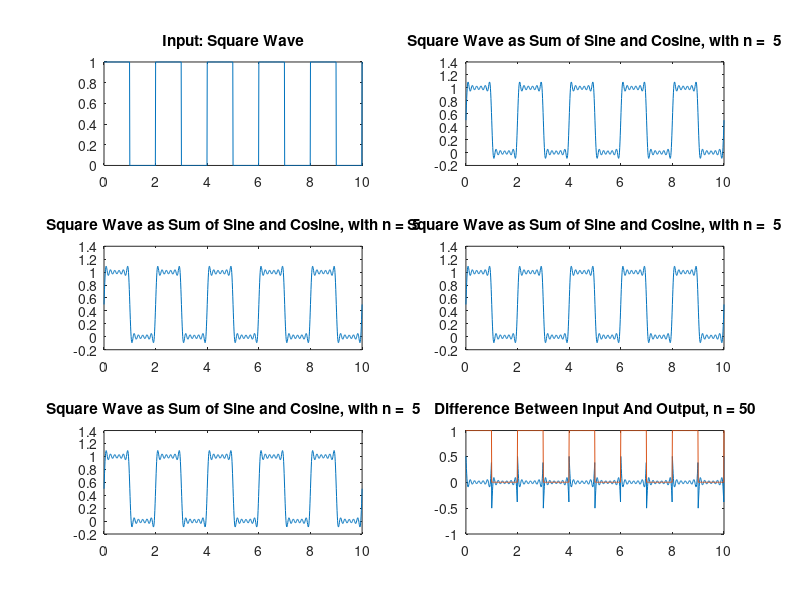

Source code (MATLAB):
t = 0:0.01:10;            %time range
subplot(3,2,1)
y1 = (square(t*pi)+1)/2;  %Generating Square puls
plot(t,y1)
title('Input: Square Wave')

w=pi;
A=1;
a=4*A/pi;

for x = 1:1:4
    y = 0;
    n=input('Enter the n value');
    subplot(3,2,x+1)
    for i=1:2:(2*n+1)
        y=y+((a/i).*sin(i*w*t));  %Cos terms will be 0 since it is an odd function
        q = (y+1)/2;
    end
    plot(t,q)
    title(['Square Wave as Sum of Sine and Cosine, with n =  ',num2str(n)])
end

diff = y1 - q;
subplot(3,2,6)
plot(t,diff)
hold on;
plot(t,y1)
title('Difference Between Input And Output, n = 50')
